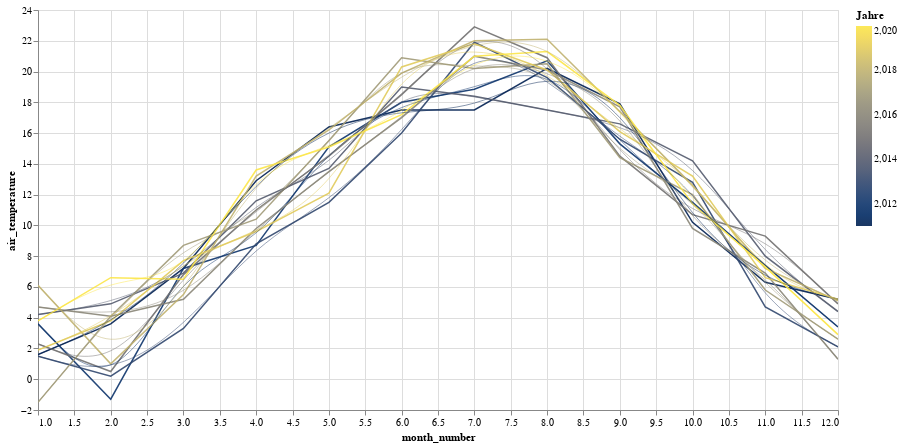

Notebook cell for this chart:
### Code cell
chart1 = alt.Chart(months_tb[['air_temperature','water_temperature','month_number','month_name','year']].loc["2010-12-31 21:50":"2021-01-01 04:30"].reset_index()).mark_line( strokeWidth=1.5, opacity=0.9).encode(
    x='month_number',
    y='air_temperature',
    color=alt.Color('year', legend=alt.Legend(title="Jahre"), scale=alt.Scale(scheme='cividis'))
).properties(width=800, height=400).interactive()

chart2 = alt.Chart(months_tb[['air_temperature','water_temperature','month_number','month_name','year']].loc["2010-12-31 21:50":"2021-01-01 04:30"].reset_index()).mark_line(interpolate="basis", opacity=0.6, strokeWidth=0.8).encode(
    x='month_number',
    y='air_temperature',
    color=alt.Color('year', legend=alt.Legend(title="Jahre"), scale=alt.Scale(scheme='viridis'))
).properties(width=800, height=400).interactive()

chart1 + chart2

### Figure 1 — Vega-Lite specification as saved in the notebook (floating-point values rounded to 4 significant figures)
{"config": {"view": {"continuousWidth": 400, "continuousHeight": 300}}, "layer": [{"data": {"name": "data-663cdaf8fbbcee2b2d698cec53c026dc"}, "mark": {"type": "line", "opacity": 0.9, "strokeWidth": 1.5}, "encoding": {"color": {"type": "quantitative", "field": "year", "legend": {"title": "Jahre"}, "scale": {"scheme": "cividis"}}, "x": {"type": "quantitative", "field": "month_number"}, "y": {"type": "quantitative", "field": "air_temperature"}}, "height": 400, "selection": {"selector047": {"type": "interval", "bind": "scales", "encodings": ["x", "y"]}}, "width": 800}, {"data": {"name": "data-663cdaf8fbbcee2b2d698cec53c026dc"}, "mark": {"type": "line", "interpolate": "basis", "opacity": 0.6, "strokeWidth": 0.8}, "encoding": {"color": {"type": "quantitative", "field": "year", "legend": {"title": "Jahre"}, "scale": {"scheme": "viridis"}}, "x": {"type": "quantitative", "field": "month_number"}, "y": {"type": "quantitative", "field": "air_temperature"}}, "height": 400, "selection": {"selector048": {"type": "interval", "bind": "scales", "encodings": ["x", "y"]}}, "width": 800}], "$schema": "https://vega.github.io/schema/vega-lite/v4.8.1.json", "datasets": {"data-663cdaf8fbbcee2b2d698cec53c026dc": [{"timestamp_utc": "2011-01-31T00:00:00+00:00", "air_temperature": 1.6, "water_temperature": 4.9, "month_number": 1, "month_name": "January", "year": 2011}, {"timestamp_utc": "2011-02-28T00:00:00+00:00", "air_temperature": 3.6, "water_temperature": 4.3, "month_number": 2, "month_name": "February", "year": 2011}, {"timestamp_utc": "2011-03-31T00:00:00+00:00", "air_temperature": 7.2, "water_temperature": 4.5, "month_number": 3, "month_name": "March", "year": 2011}, {"timestamp_utc": "2011-04-30T00:00:00+00:00", "air_temperature": 12.9, "water_temperature": 11.4, "month_number": 4, "month_name": "April", "year": 2011}, {"timestamp_utc": "2011-05-31T00:00:00+00:00", "air_temperature": 16.4, "water_temperature": 17.3, "month_number": 5, "month_name": "May", "year": 2011}, {"timestamp_utc": "2011-06-30T00:00:00+00:00", "air_temperature": 17.5, "water_temperature": 19.4, "month_number": 6, "month_name": "June", "year": 2011}, {"timestamp_utc": "2011-07-31T00:00:00+00:00", "air_temperature": 17.5, "water_temperature": 20.7, "month_number": 7, "month_name": "July", "year": 2011}, {"timestamp_utc": "2011-08-31T00:00:00+00:00", "air_temperature": 20.2, "water_temperature": 21.8, "month_number": 8, "month_name": "August", "year": 2011}, {"timestamp_utc": "2011-09-30T00:00:00+00:00", "air_temperature": 17.9, "water_temperature": 20.9, "month_number": 9, "month_name": "September", "year": 2011}, {"timestamp_utc": "2011-10-31T00:00:00+00:00", "air_temperature": 10.2, "water_temperature": 15.2, "month_number": 10, "month_name": "October", "year": 2011}, {"timestamp_utc": "2011-11-30T00:00:00+00:00", "air_temperature": 6.3, "water_temperature": 11.1, "month_number": 11, "month_name": "November", "year": 2011}, {"timestamp_utc": "2011-12-31T00:00:00+00:00", "air_temperature": 5.2, "water_temperature": 6.9, "month_number": 12, "month_name": "December", "year": 2011}, {"timestamp_utc": "2012-01-31T00:00:00+00:00", "air_temperature": 3.6, "water_temperature": 5.1, "month_number": 1, "month_name": "January", "year": 2012}, {"timestamp_utc": "2012-02-29T00:00:00+00:00", "air_temperature": -1.3, "water_temperature": 4.0, "month_number": 2, "month_name": "February", "year": 2012}, {"timestamp_utc": "2012-03-31T00:00:00+00:00", "air_temperature": 7.2, "water_temperature": 5.6, "month_number": 3, "month_name": "March", "year": 2012}, {"timestamp_utc": "2012-04-30T00:00:00+00:00", "air_temperature": 8.7, "water_temperature": 8.3, "month_number": 4, "month_name": "April", "year": 2012}, {"timestamp_utc": "2012-05-31T00:00:00+00:00", "air_temperature": 15.1, "water_temperature": 13.2, "month_number": 5, "month_name": "May", "year": 2012}, {"timestamp_utc": "2012-06-30T00:00:00+00:00", "air_temperature": 18.0, "water_temperature": 18.6, "month_number": 6, "month_name": "June", "year": 2012}, {"timestamp_utc": "2012-07-31T00:00:00+00:00", "air_temperature": 18.85, "water_temperature": 20.6, "month_number": 7, "month_name": "July", "year": 2012}, {"timestamp_utc": "2012-08-31T00:00:00+00:00", "air_temperature": 20.7, "water_temperature": 23.3, "month_number": 8, "month_name": "August", "year": 2012}, {"timestamp_utc": "2012-09-30T00:00:00+00:00", "air_temperature": 15.3, "water_temperature": 19.8, "month_number": 9, "month_name": "September", "year": 2012}, {"timestamp_utc": "2012-10-31T00:00:00+00:00", "air_temperature": 11.5, "water_temperature": 15.4, "month_number": 10, "month_name": "October", "year": 2012}, {"timestamp_utc": "2012-11-30T00:00:00+00:00", "air_temperature": 7.4, "water_temperature": 10.5, "month_number": 11, "month_name": "November", "year": 2012}, {"timestamp_utc": "2012-12-31T00:00:00+00:00", "air_temperature": 3.4, "water_temperature": 6.5, "month_number": 12, "month_name": "December", "year": 2012}, {"timestamp_utc": "2013-01-31T00:00:00+00:00", "air_temperature": 1.5, "water_temperature": 5.5, "month_number": 1, "month_name": "January", "year": 2013}, {"timestamp_utc": "2013-02-28T00:00:00+00:00", "air_temperature": 0.2, "water_temperature": 4.4, "month_number": 2, "month_name": "February", "year": 2013}, {"timestamp_utc": "2013-03-31T00:00:00+00:00", "air_temperature": 3.3, "water_temperature": 4.1, "month_number": 3, "month_name": "March", "year": 2013}, {"timestamp_utc": "2013-04-30T00:00:00+00:00", "air_temperature": 8.8, "water_temperature": 5.3, "month_number": 4, "month_name": "April", "year": 2013}, {"timestamp_utc": "2013-05-31T00:00:00+00:00", "air_temperature": 11.5, "water_temperature": 12.5, "month_number": 5, "month_name": "May", "year": 2013}, {"timestamp_utc": "2013-06-30T00:00:00+00:00", "air_temperature": 16.0, "water_temperature": 17.1, "month_number": 6, "month_name": "June", "year": 2013}, {"timestamp_utc": "2013-07-31T00:00:00+00:00", "air_temperature": 21.9, "water_temperature": 21.5, "month_number": 7, "month_name": "July", "year": 2013}, {"timestamp_utc": "2013-08-31T00:00:00+00:00", "air_temperature": 19.6, "water_temperature": 22.8, "month_number": 8, "month_name": "August", "year": 2013}, {"timestamp_utc": "2013-09-30T00:00:00+00:00", "air_temperature": 15.6, "water_temperature": 19.1, "month_number": 9, "month_name": "September", "year": 2013}, {"timestamp_utc": "2013-10-31T00:00:00+00:00", "air_temperature": 12.8, "water_temperature": 14.9, "month_number": 10, "month_name": "October", "year": 2013}, {"timestamp_utc": "2013-11-30T00:00:00+00:00", "air_temperature": 4.7, "water_temperature": 10.1, "month_number": 11, "month_name": "November", "year": 2013}, {"timestamp_utc": "2013-12-31T00:00:00+00:00", "air_temperature": 2.1, "water_temperature": 6.4, "month_number": 12, "month_name": "December", "year": 2013}, {"timestamp_utc": "2014-01-31T00:00:00+00:00", "air_temperature": 4.2, "water_temperature": 5.7, "month_number": 1, "month_name": "January", "year": 2014}, {"timestamp_utc": "2014-02-28T00:00:00+00:00", "air_temperature": 4.9, "water_temperature": 5.2, "month_number": 2, "month_name": "February", "year": 2014}, {"timestamp_utc": "2014-03-31T00:00:00+00:00", "air_temperature": 6.9, "water_temperature": 6.9, "month_number": 3, "month_name": "March", "year": 2014}, {"timestamp_utc": "2014-04-30T00:00:00+00:00", "air_temperature": 11.6, "water_temperature": 11.3, "month_number": 4, "month_name": "April", "year": 2014}, {"timestamp_utc": "2014-05-31T00:00:00+00:00", "air_temperature": 13.7, "water_temperature": 13.9, "month_number": 5, "month_name": "May", "year": 2014}, {"timestamp_utc": "2014-06-30T00:00:00+00:00", "air_temperature": 19.0, "water_temperature": 20.6, "month_number": 6, "month_name": "June", "year": 2014}, {"timestamp_utc": "2014-07-31T00:00:00+00:00", "air_temperature": 18.4, "water_temperature": 20.8, "month_number": 7, "month_name": "July", "year": 2014}, {"timestamp_utc": "2014-08-31T00:00:00+00:00", "air_temperature": 17.5, "water_temperature": 20.0, "month_number": 8, "month_name": "August", "year": 2014}, {"timestamp_utc": "2014-09-30T00:00:00+00:00", "air_temperature": 16.6, "water_temperature": 18.8, "month_number": 9, "month_name": "September", "year": 2014}, {"timestamp_utc": "2014-10-31T00:00:00+00:00", "air_temperature": 14.2, "water_temperature": 17.4, "month_number": 10, "month_name": "October", "year": 2014}, {"timestamp_utc": "2014-11-30T00:00:00+00:00", "air_temperature": 8.0, "water_temperature": 12.0, "month_number": 11, "month_name": "November", "year": 2014}, {"timestamp_utc": "2014-12-31T00:00:00+00:00", "air_temperature": 4.4, "water_temperature": 8.4, "month_number": 12, "month_name": "December", "year": 2014}, {"timestamp_utc": "2015-01-31T00:00:00+00:00", "air_temperature": 2.3, "water_temperature": 6.0, "month_number": 1, "month_name": "January", "year": 2015}, {"timestamp_utc": "2015-02-28T00:00:00+00:00", "air_temperature": 0.5, "water_temperature": 4.9, "month_number": 2, "month_name": "February", "year": 2015}, {"timestamp_utc": "2015-03-31T00:00:00+00:00", "air_temperature": 6.8, "water_temperature": 5.4, "month_number": 3, "month_name": "March", "year": 2015}, {"timestamp_utc": "2015-04-30T00:00:00+00:00", "air_temperature": 11.0, "water_temperature": 9.2, "month_number": 4, "month_name": "April", "year": 2015}, {"timestamp_utc": "2015-05-31T00:00:00+00:00", "air_temperature": 14.5, "water_temperature": 14.8, "month_number": 5, "month_name": "May", "year": 2015}, {"timestamp_utc": "2015-06-30T00:00:00+00:00", "air_temperature": 18.5, "water_temperature": 19.0, "month_number": 6, "month_name": "June", "year": 2015}, {"timestamp_utc": "2015-07-31T00:00:00+00:00", "air_temperature": 22.9, "water_temperature": 24.1, "month_number": 7, "month_name": "July", "year": 2015}, {"timestamp_utc": "2015-08-31T00:00:00+00:00", "air_temperature": 20.9, "water_temperature": 23.2, "month_number": 8, "month_name": "August", "year": 2015}, {"timestamp_utc": "2015-09-30T00:00:00+00:00", "air_temperature": 14.5, "water_temperature": 19.2, "month_number": 9, "month_name": "September", "year": 2015}, {"timestamp_utc": "2015-10-31T00:00:00+00:00", "air_temperature": 10.7, "water_temperature": 14.5, "month_number": 10, "month_name": "October", "year": 2015}, {"timestamp_utc": "2015-11-30T00:00:00+00:00", "air_temperature": 9.3, "water_temperature": 12.4, "month_number": 11, "month_name": "November", "year": 2015}, {"timestamp_utc": "2015-12-31T00:00:00+00:00", "air_temperature": 4.9, "water_temperature": 7.9, "month_number": 12, "month_name": "December", "year": 2015}, {"timestamp_utc": "2016-01-31T00:00:00+00:00", "air_temperature": 4.7, "water_temperature": 6.3, "month_number": 1, "month_name": "January", "year": 2016}, {"timestamp_utc": "2016-02-29T00:00:00+00:00", "air_temperature": 4.1, "water_temperature": 5.6, "month_number": 2, "month_name": "February", "year": 2016}, {"timestamp_utc": "2016-03-31T00:00:00+00:00", "air_temperature": 5.2, "water_temperature": 5.4, "month_number": 3, "month_name": "March", "year": 2016}, {"timestamp_utc": "2016-04-30T00:00:00+00:00", "air_temperature": 9.8, "water_temperature": 9.0, "month_number": 4, "month_name": "April", "year": 2016}, {"timestamp_utc": "2016-05-31T00:00:00+00:00", "air_temperature": 13.5, "water_temperature": 13.7, "month_number": 5, "month_name": "May", "year": 2016}, {"timestamp_utc": "2016-06-30T00:00:00+00:00", "air_temperature": 17.0, "water_temperature": 18.2, "month_number": 6, "month_name": "June", "year": 2016}, {"timestamp_utc": "2016-07-31T00:00:00+00:00", "air_temperature": 21.0, "water_temperature": 22.7, "month_number": 7, "month_name": "July", "year": 2016}, {"timestamp_utc": "2016-08-31T00:00:00+00:00", "air_temperature": 20.1, "water_temperature": 23.1, "month_number": 8, "month_name": "August", "year": 2016}, {"timestamp_utc": "2016-09-30T00:00:00+00:00", "air_temperature": 17.7, "water_temperature": 22.2, "month_number": 9, "month_name": "September", "year": 2016}, {"timestamp_utc": "2016-10-31T00:00:00+00:00", "air_temperature": 9.8, "water_temperature": 14.8, "month_number": 10, "month_name": "October", "year": 2016}, {"timestamp_utc": "2016-11-30T00:00:00+00:00", "air_temperature": 6.9, "water_temperature": 10.3, "month_number": 11, "month_name": "November", "year": 2016}, {"timestamp_utc": "2016-12-31T00:00:00+00:00", "air_temperature": 1.3, "water_temperature": 7.1, "month_number": 12, "month_name": "December", "year": 2016}, {"timestamp_utc": "2017-01-31T00:00:00+00:00", "air_temperature": -1.5, "water_temperature": 5.3, "month_number": 1, "month_name": "January", "year": 2017}, {"timestamp_utc": "2017-02-28T00:00:00+00:00", "air_temperature": 4.1, "water_temperature": 4.8, "month_number": 2, "month_name": "February", "year": 2017}, {"timestamp_utc": "2017-03-31T00:00:00+00:00", "air_temperature": 8.7, "water_temperature": 5.6, "month_number": 3, "month_name": "March", "year": 2017}, {"timestamp_utc": "2017-04-30T00:00:00+00:00", "air_temperature": 10.4, "water_temperature": 10.4, "month_number": 4, "month_name": "April", "year": 2017}, {"timestamp_utc": "2017-05-31T00:00:00+00:00", "air_temperature": 15.5, "water_temperature": 14.9, "month_number": 5, "month_name": "May", "year": 2017}, {"timestamp_utc": "2017-06-30T00:00:00+00:00", "air_temperature": 20.9, "water_temperature": 21.6, "month_number": 6, "month_name": "June", "year": 2017}, {"timestamp_utc": "2017-07-31T00:00:00+00:00", "air_temperature": 20.2, "water_temperature": 22.8, "month_number": 7, "month_name": "July", "year": 2017}, {"timestamp_utc": "2017-08-31T00:00:00+00:00", "air_temperature": 20.5, "water_temperature": 22.6, "month_number": 8, "month_name": "August", "year": 2017}, {"timestamp_utc": "2017-09-30T00:00:00+00:00", "air_temperature": 14.4, "water_temperature": 18.2, "month_number": 9, "month_name": "September", "year": 2017}, {"timestamp_utc": "2017-10-31T00:00:00+00:00", "air_temperature": 12.0, "water_temperature": 16.2, "month_number": 10, "month_name": "October", "year": 2017}, {"timestamp_utc": "2017-11-30T00:00:00+00:00", "air_temperature": 5.8, "water_temperature": 10.4, "month_number": 11, "month_name": "November", "year": 2017}, {"timestamp_utc": "2017-12-31T00:00:00+00:00", "air_temperature": 2.6, "water_temperature": 6.7, "month_number": 12, "month_name": "December", "year": 2017}, {"timestamp_utc": "2018-01-31T00:00:00+00:00", "air_temperature": 6.1, "water_temperature": 5.7, "month_number": 1, "month_name": "January", "year": 2018}, {"timestamp_utc": "2018-02-28T00:00:00+00:00", "air_temperature": 1.0, "water_temperature": 5.1, "month_number": 2, "month_name": "February", "year": 2018}, {"timestamp_utc": "2018-03-31T00:00:00+00:00", "air_temperature": 5.5, "water_temperature": 4.9, "month_number": 3, "month_name": "March", "year": 2018}, {"timestamp_utc": "2018-04-30T00:00:00+00:00", "air_temperature": 13.2, "water_temperature": 8.7, "month_number": 4, "month_name": "April", "year": 2018}, {"timestamp_utc": "2018-05-31T00:00:00+00:00", "air_temperature": 16.2, "water_temperature": 15.3, "month_number": 5, "month_name": "May", "year": 2018}, {"timestamp_utc": "2018-06-30T00:00:00+00:00", "air_temperature": 19.9, "water_temperature": 21.2, "month_number": 6, "month_name": "June", "year": 2018}, {"timestamp_utc": "2018-07-31T00:00:00+00:00", "air_temperature": 22.0, "water_temperature": 23.6, "month_number": 7, "month_name": "July", "year": 2018}, {"timestamp_utc": "2018-08-31T00:00:00+00:00", "air_temperature": 22.1, "water_temperature": 25.0, "month_number": 8, "month_name": "August", "year": 2018}, {"timestamp_utc": "2018-09-30T00:00:00+00:00", "air_temperature": 17.4, "water_temperature": 21.7, "month_number": 9, "month_name": "September", "year": 2018}, {"timestamp_utc": "2018-10-31T00:00:00+00:00", "air_temperature": 12.6, "water_temperature": 17.7, "month_number": 10, "month_name": "October", "year": 2018}, {"timestamp_utc": "2018-11-30T00:00:00+00:00", "air_temperature": 7.2, "water_temperature": 12.5, "month_number": 11, "month_name": "November", "year": 2018}, {"timestamp_utc": "2018-12-31T00:00:00+00:00", "air_temperature": 5.1, "water_temperature": 7.4, "month_number": 12, "month_name": "December", "year": 2018}, {"timestamp_utc": "2019-01-31T00:00:00+00:00", "air_temperature": 1.9, "water_temperature": 5.7, "month_number": 1, "month_name": "January", "year": 2019}, {"timestamp_utc": "2019-02-28T00:00:00+00:00", "air_temperature": 3.8, "water_temperature": 5.1, "month_number": 2, "month_name": "February", "year": 2019}, {"timestamp_utc": "2019-03-31T00:00:00+00:00", "air_temperature": 7.7, "water_temperature": 5.3, "month_number": 3, "month_name": "March", "year": 2019}, {"timestamp_utc": "2019-04-30T00:00:00+00:00", "air_temperature": 9.6, "water_temperature": 9.1, "month_number": 4, "month_name": "April", "year": 2019}, {"timestamp_utc": "2019-05-31T00:00:00+00:00", "air_temperature": 12.1, "water_temperature": 11.8, "month_number": 5, "month_name": "May", "year": 2019}, {"timestamp_utc": "2019-06-30T00:00:00+00:00", "air_temperature": 20.3, "water_temperature": 18.8, "month_number": 6, "month_name": "June", "year": 2019}, {"timestamp_utc": "2019-07-31T00:00:00+00:00", "air_temperature": 21.8, "water_temperature": 23.9, "month_number": 7, "month_name": "July", "year": 2019}, {"timestamp_utc": "2019-08-31T00:00:00+00:00", "air_temperature": 20.1, "water_temperature": 23.3, "month_number": 8, "month_name": "August", "year": 2019}, {"timestamp_utc": "2019-09-30T00:00:00+00:00", "air_temperature": 16.1, "water_temperature": 19.9, "month_number": 9, "month_name": "September", "year": 2019}, {"timestamp_utc": "2019-10-31T00:00:00+00:00", "air_temperature": 13.2, "water_temperature": 16.0, "month_number": 10, "month_name": "October", "year": 2019}, {"timestamp_utc": "2019-11-30T00:00:00+00:00", "air_temperature": 6.6, "water_temperature": 11.7, "month_number": 11, "month_name": "November", "year": 2019}, {"timestamp_utc": "2019-12-31T00:00:00+00:00", "air_temperature": 5.2, "water_temperature": 7.9, "month_number": 12, "month_name": "December", "year": 2019}, {"timestamp_utc": "2020-01-31T00:00:00+00:00", "air_temperature": 3.8, "water_temperature": 6.5, "month_number": 1, "month_name": "January", "year": 2020}, {"timestamp_utc": "2020-02-29T00:00:00+00:00", "air_temperature": 6.6, "water_temperature": 5.9, "month_number": 2, "month_name": "February", "year": 2020}, {"timestamp_utc": "2020-03-31T00:00:00+00:00", "air_temperature": 6.5, "water_temperature": 6.2, "month_number": 3, "month_name": "March", "year": 2020}, {"timestamp_utc": "2020-04-30T00:00:00+00:00", "air_temperature": 13.6, "water_temperature": 11.8, "month_number": 4, "month_name": "April", "year": 2020}, {"timestamp_utc": "2020-05-31T00:00:00+00:00", "air_temperature": 15.1, "water_temperature": 14.5, "month_number": 5, "month_name": "May", "year": 2020}, {"timestamp_utc": "2020-06-30T00:00:00+00:00", "air_temperature": 17.2, "water_temperature": 18.8, "month_number": 6, "month_name": "June", "year": 2020}, {"timestamp_utc": "2020-07-31T00:00:00+00:00", "air_temperature": 21.0, "water_temperature": 22.5, "month_number": 7, "month_name": "July", "year": 2020}, {"timestamp_utc": "2020-08-31T00:00:00+00:00", "air_temperature": 21.3, "water_temperature": 24.4, "month_number": 8, "month_name": "August", "year": 2020}, {"timestamp_utc": "2020-09-30T00:00:00+00:00", "air_temperature": 17.8, "water_temperature": 21.0, "month_number": 9, "month_name": "September", "year": 2020}, {"timestamp_utc": "2020-10-31T00:00:00+00:00", "air_temperature": 11.4, "water_temperature": 14.5, "month_number": 10, "month_name": "October", "year": 2020}, {"timestamp_utc": "2020-11-30T00:00:00+00:00", "air_temperature": 7.3, "water_temperature": 11.8, "month_number": 11, "month_name": "November", "year": 2020}, {"timestamp_utc": "2020-12-31T00:00:00+00:00", "air_temperature": 2.9, "water_temperature": 7.7, "month_number": 12, "month_name": "December", "year": 2020}]}}
